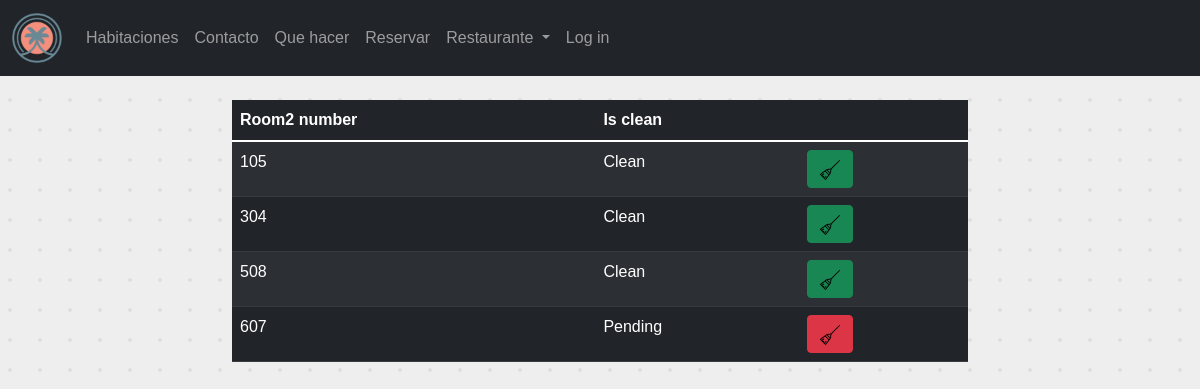
The app's page /cleaner/, older data.
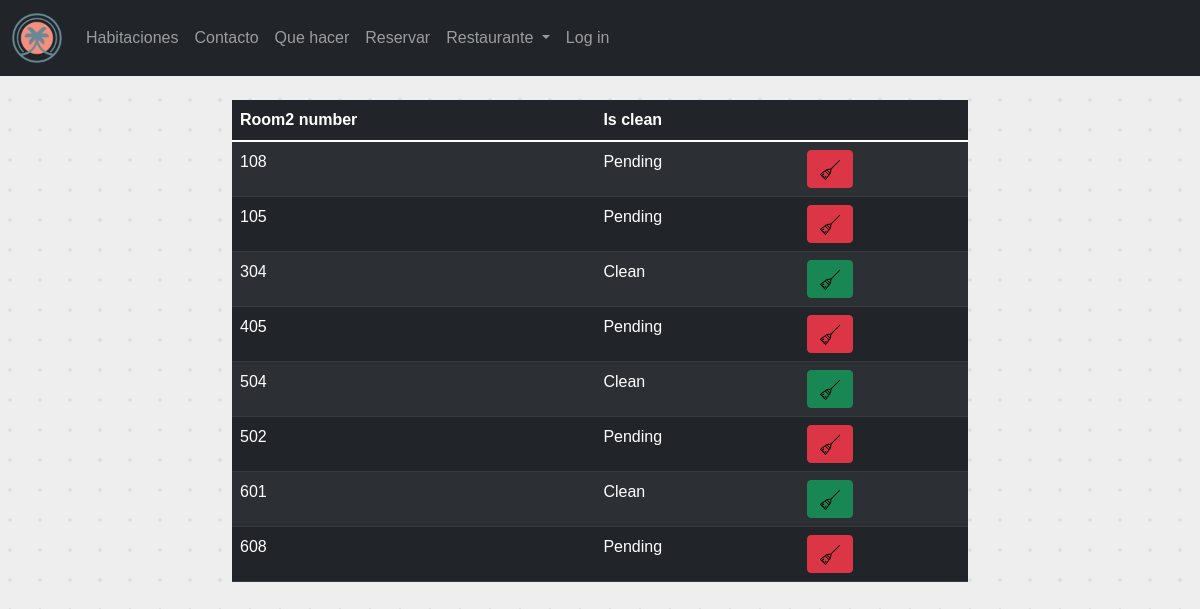
The same page, newer data.
### Reception/models.py (models this page shows, shortened)
class Room(models.Model):
    room_type = models.ForeignKey(RoomType, on_delete=models.CASCADE, null=True)
    room_number = models.CharField(max_length=50)
    is_clean = models.BooleanField(default=False)

### Cleaning/views.py (the view)
# urls.py: path('cleaner/', cleaner_page, name='cleaner_page'),
def cleaner_page(request):
    rooms = Room.objects.all()
    return render(request, 'cleaner/cleaner_page.html', {'rooms': rooms})

### templates/cleaner/cleaner_page.html (shortened to what this page needs)
{% extends "base.html" %}
{% load static %}
{% block content %}
<div class="container">
    <div class="row justify-content-center mt-4">
        <div class="col-md-8">
            <table class="table table-striped table-dark">
                <thead class="thead-dark">
                <tr>
                    <th scope="col">Room2 number</th>
                    <th scope="col">Is clean</th>
                    <th scope="col"></th>
                </tr>
                </thead>
                <tbody>
                {% for room in rooms %}
                <tr>
                    <td>{{ room.room_number }}</td>
                    <td>
                        {% if room.is_clean %}
                        Clean
                        {% else %}
                        Pending
                        {% endif %}
                    </td>
                    <td>
                        <div class="float-right">
                            <button type="button"
                                    class="btn {% if room.is_clean %}btn-success{% else %}btn-danger{% endif %}"
                                    data-bs-toggle="modal"
                                    data-bs-target="#Pop-up-{{ room.room_number }}">
                                <img src="{% static 'img/broom.svg' %}" alt="Your Image"
                                     style="width: 20px; height: 20px;">
                            </button>
                        </div>
                    </td>
                </tr>
                {% endfor %}
                </tbody>
            </table>
        </div>
    </div>
</div>
{% endblock %}

Row changes from the older to the newer data that the page shows:
changed Room (number 1 of 8 on the later page): room_number "105" → "108"; is_clean "Clean" → "Pending"
changed Room (number 2 of 8 on the later page): room_number "304" → "105"; is_clean "Clean" → "Pending"
changed Room (number 3 of 8 on the later page): room_number "508" → "304"
changed Room (number 4 of 8 on the later page): room_number "607" → "405"
added Room: room_number "504", is_clean "Clean"
added Room: room_number "502", is_clean "Pending"
added Room: room_number "601", is_clean "Clean"
added Room: room_number "608", is_clean "Pending"
